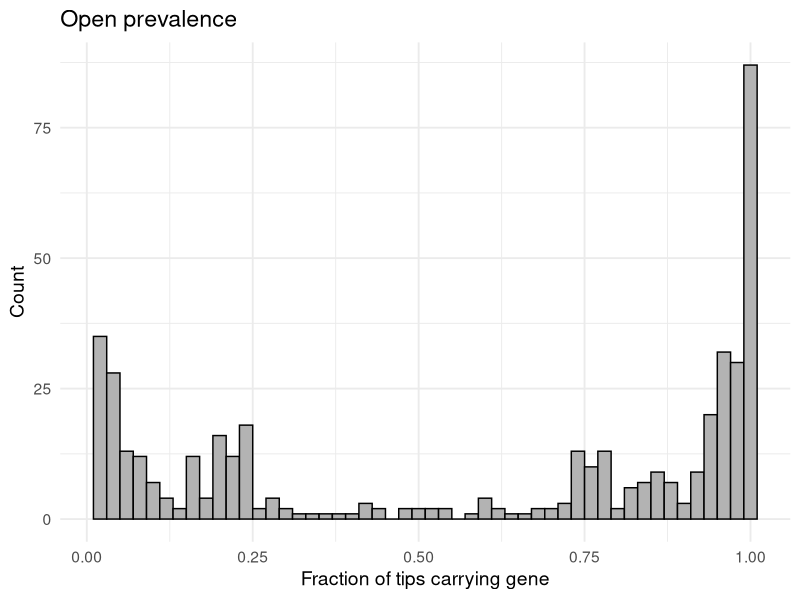
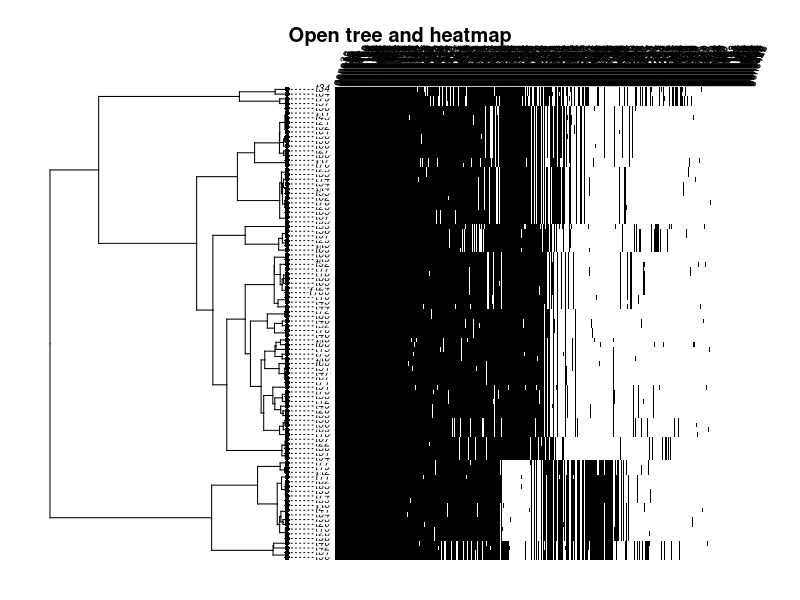
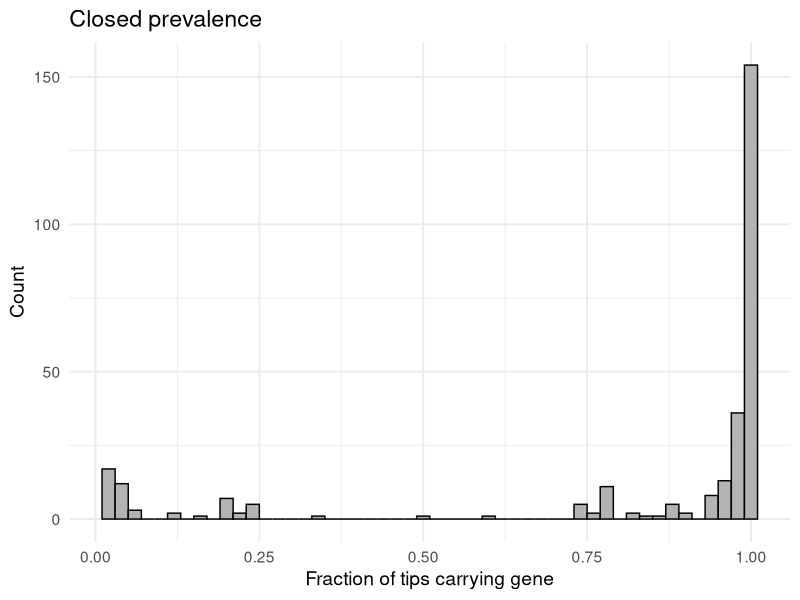
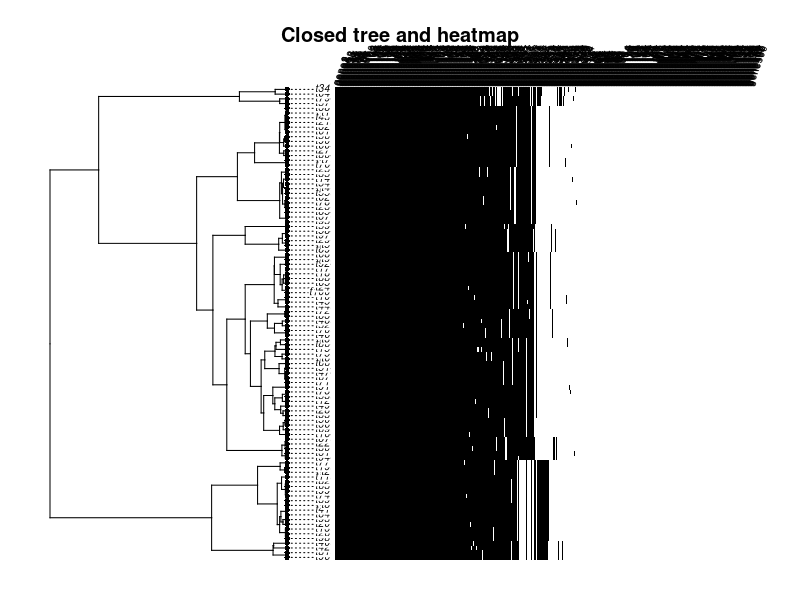

Recreate these plots in R, in order.
# -----------------------------------------------------------------------------
# Simulating presence/absence of independent genes down a fixed phylogeny.
# -----------------------------------------------------------------------------
# - Propagation with Wright–Fisher forward simulation on every branch.
#
# - Per-generation selection (haploid, carriers fitness = 1 + s), gain/loss,
# then binomial sampling with Ne (drift). Parent state is treated as 0/1.
#
# - Rates of base_gain and base_loss are on the log scale; q = exp(base_*) gives
# instantaneous per-unit-time rates which are converted to per-generation probs.
#
# - Branch heterogeneity is an Ornstein-Uhlenbeck trait (sig2, alpha=1, theta=0)
# simulated on the tree and modulates rates multiplicatively:
#   q01_eff = q01_inst * exp(trait); q10_eff = q10_inst * exp(-trait).
#
# - Root seeding where each gene has root_prob chance of being present at the root.
# -----------------------------------------------------------------------------

library(ape)
library(phytools)
library(tidyverse)

set.seed(123)

# -------- WF branch propagation --------
propagate_branch_wf <- function(p0, bl, q01_eff, q10_eff, s, Ne, gens_per_unit) {
  p <- min(max(as.numeric(p0), 0), 1)
  G <- max(1, round(bl * gens_per_unit))
  for (g in seq_len(G)) {
    if (p == 0) { 
      p_sel <- 0
    } else if (p == 1) { 
      p_sel <- 1
    } else {
      w1 <- 1 + s; w0 <- 1
      p_sel <- (p * w1) / (p * w1 + (1 - p) * w0)
    }
    p_mut <- p_sel * (1 - q10_eff) + (1 - p_sel) * q01_eff
    p_mut <- min(max(p_mut, 0), 1)
    if (is.infinite(Ne) || Ne <= 0) { 
      p <- p_mut
    } else {
      k <- rbinom(1, Ne, p_mut); p <- k / Ne
    }
    if (p == 0 || p == 1) break
  }
  p
}

# -------- Simulate one gene --------
simulate_gene_wf <- function(tree, params) {
  q01_inst <- exp(params$base_gain)
  q10_inst <- exp(params$base_loss)
  ntips_local <- length(tree$tip.label)
  states <- setNames(rep(NA, ntips_local), tree$tip.label)
  ou <- fastBM(tree, a = 0, sig2 = params$sig2, alpha = 1, theta = 0, internal = TRUE)
  root_p <- if (!is.null(params$root_prob)) params$root_prob else 0.5
  state_root <- rbinom(1, 1, root_p)
  
  traverse <- function(node, parent_state) {
    children <- tree$edge[tree$edge[,1] == node, 2]
    if (length(children) == 0) {
      states[tree$tip.label[node]] <<- parent_state
    } else {
      for (child in children) {
        bl <- tree$edge.length[which(tree$edge[,2] == child)]
        node_name <- if (child <= ntips_local) tree$tip.label[child] else as.character(child)
        trait <- ou[node_name]; trait <- pmin(pmax(trait, -5), 5)
        q01_eff <- 1 - exp(-q01_inst * exp(trait) / params$gens_per_unit)
        q10_eff <- 1 - exp(-q10_inst * exp(-trait) / params$gens_per_unit)
        q01_eff <- pmin(pmax(q01_eff, 0), 1); q10_eff <- pmin(pmax(q10_eff, 0), 1)
        p_parent <- if (parent_state == 1) 1 else 0
        s <- if (!is.null(params$s)) params$s else 0
        p_child <- propagate_branch_wf(
          p_parent, bl, q01_eff, q10_eff, s, params$Ne, params$gens_per_unit
        )
        child_state <- rbinom(1, 1, p_child)
        traverse(child, child_state)
      }
    }
  }
  
  traverse(ntips_local + 1, state_root)
  list(states = states)
}

# -------- Run scenario --------
run_emergent <- function(params) {
  pa_mat <- matrix(0, nrow = length(params$tree$tip.label), ncol = params$G,
                   dimnames = list(params$tree$tip.label, paste0("gene", 1:params$G)))
  
  for (g in seq_len(params$G)) {
    res <- simulate_gene_wf(params$tree, params)
    pa_mat[, g] <- res$states
  }
  
  prevalence <- colSums(pa_mat) / length(params$tree$tip.label)
  
  # ---- Histogram PDF ----
  prevalence_nonzero <- prevalence[prevalence > 0]
  hist_file <- paste0(params$tag, "_hist.pdf")
  pdf(hist_file, width = 7, height = 5)
  print(
    ggplot(tibble(prevalence = prevalence_nonzero), aes(x = prevalence)) +
      geom_histogram(binwidth = 0.02, fill = "gray70", color = "black") +
      labs(title = paste(params$tag, "prevalence"),
           x = "Fraction of tips carrying gene", y = "Count") +
      theme_minimal(base_size = 14)
  )
  dev.off()
  
  # ---- Phylogeny + heatmap PDF ----
  tree_file <- paste0(params$tag, "_tree.pdf")
  pdf(tree_file, width = 10, height = 8)
  gene_order <- order(colSums(pa_mat), decreasing = TRUE)
  phytools::phylo.heatmap(
    params$tree,
    pa_mat[, gene_order],
    standardize = FALSE,
    fsize = 0.6,
    colors = c("white", "black"),
    legend = FALSE,
    outline = FALSE
  )
  title(main = paste(params$tag, "tree and heatmap"), line = -1)
  dev.off()
  
  invisible(list(pa = pa_mat, prevalence = prevalence_nonzero,
                 hist_file = hist_file, tree_file = tree_file))
}

# -------- Pangenome fluidity --------
# Thanks Anna Dewar for the function

calc_pangenome_fluidity <- function(pa_mat) {
  
  fluidity_pair_eq <- function(x, y) {
    x <- as.integer(x); y <- as.integer(y)
    Mk <- sum(x); Ml <- sum(y)
    Uk <- sum(x == 1 & y == 0)
    Ul <- sum(x == 0 & y == 1)
    (Uk + Ul) / (Mk + Ml)
  }

  pair_combos <- combn(rownames(pa_mat), 2, simplify = FALSE)
  
  pair_vals <- sapply(pair_combos, function(p) {
    fluidity_pair_eq(pa_mat[p[1], ], pa_mat[p[2], ])
  })
  
  (2 / (nrow(pa_mat) * (nrow(pa_mat) - 1))) * sum(pair_vals)
}

# -------- Params --------
# G - number of genes to simulate
# root_prob - probability gene is present at root
# gens_per_unit - generations per unit branch length
# Ne - effective population size
# base_gain - log-rate of gene gain per branch
# base_loss - log-rate of gene loss per branch
# s - selection coefficient
# sig2 - variance of the Ornstein-Uhlenbeck trait

# -------- Example --------
setwd("~/Desktop/simulate_pangenome")

ntips <- 100
tree <- rcoal(ntips)

# -------- Open pangenome --------
params_open <- list(
  tag = "Open",
  tree = tree,
  G = 500,
  Ne = 1e9,
  gens_per_unit = 100,
  base_gain = -2,
  base_loss = -2,
  s = 0.01,
  root_prob = 0.5,
  sig2 = 0.1
)

sim_open <- run_emergent(params_open)
open_fluidity <- calc_pangenome_fluidity(sim_open$pa)

# -------- Closed pangenome --------
params_closed <- list(
  tag = "Closed",
  tree = tree,
  G = 500,
  Ne = 1e9,
  gens_per_unit = 100,
  base_gain = -4,
  base_loss = -3,
  s = 0.01,
  root_prob = 0.5,
  sig2 = 0.1
)

sim_closed <- run_emergent(params_closed)
closed_fluidity <- calc_pangenome_fluidity(sim_closed$pa)
